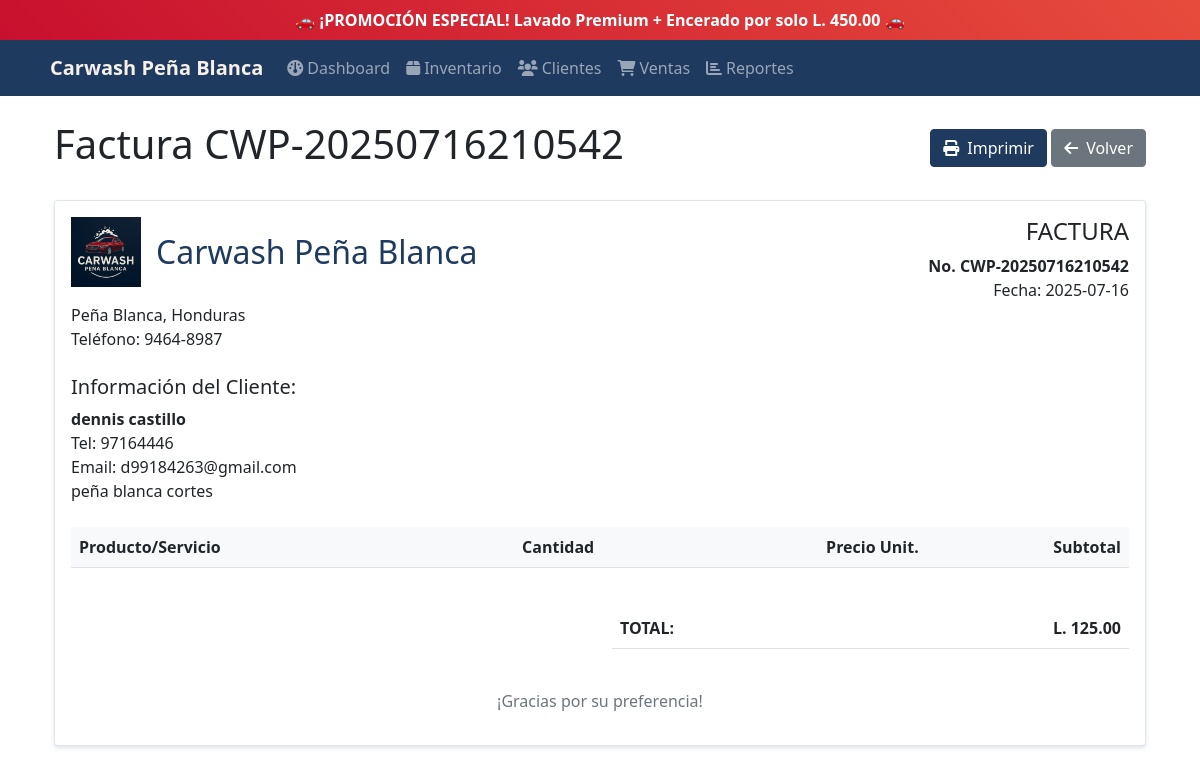
Page /sales/4/invoice (signed in) on the committed database.
### tables this page shows
CREATE TABLE sales (
            id INTEGER PRIMARY KEY AUTOINCREMENT,
            customer_id INTEGER,
            total REAL NOT NULL,
            tax REAL DEFAULT 0,
            discount REAL DEFAULT 0,
            payment_method TEXT,
            status TEXT DEFAULT 'completed',
            invoice_number TEXT UNIQUE,
            created_at TIMESTAMP DEFAULT CURRENT_TIMESTAMP,
            FOREIGN KEY (customer_id) REFERENCES customers (id)
        );

CREATE TABLE customers (
            id INTEGER PRIMARY KEY AUTOINCREMENT,
            name TEXT NOT NULL,
            phone TEXT,
            email TEXT,
            address TEXT,
            created_at TIMESTAMP DEFAULT CURRENT_TIMESTAMP
        );

### main.py (the view)
@app.route('/sales/<int:sale_id>/invoice')
@require_system_login()
def view_invoice(sale_id):
    conn = get_db_connection()
    sale = conn.execute("""
        SELECT s.*, c.name as customer_name, c.phone, c.email, c.address
        FROM sales s
        LEFT JOIN customers c ON s.customer_id = c.id
        WHERE s.id = ?
    """, (sale_id,)).fetchone()
    items = conn.execute("""
        SELECT si.*, p.name as product_name
        FROM sale_items si
        JOIN products p ON si.product_id = p.id
        WHERE si.sale_id = ?
    """, (sale_id,)).fetchall()
    conn.close()
    return render_template('invoice.html', sale=sale, items=items)

### main.py (called while the page is built)
def get_db_connection():
    conn = sqlite3.connect('carwash.db')
    conn.row_factory = sqlite3.Row
    return conn

def require_system_login():
    def decorator(f):
        @wraps(f)
        def decorated_function(*args, **kwargs):
            if not session.get('system_logged_in'):
                return redirect(url_for('system_login'))
            return f(*args, **kwargs)
        return decorated_function
    return decorator

### templates/invoice.html (shortened to what this page needs)
{% extends "base.html" %}
{% block content %}
<div class="row">
    <div class="col-12">
        <div class="d-flex justify-content-between align-items-center mb-4">
            <h1>Factura {{ sale.invoice_number }}</h1>
            <div>
                <button onclick="window.print()" class="btn btn-primary">
                    <i class="fas fa-print me-2"></i>Imprimir
                </button>
                <a href="{{ url_for('sales') }}" class="btn btn-secondary">
                    <i class="fas fa-arrow-left me-2"></i>Volver
                </a>
            </div>
        </div>
    </div>
</div>
<div class="row" id="invoice">
    <div class="col-12">
        <div class="card">
            <div class="card-body">
                <div class="row mb-4">
                    <div class="col-6">
                        <div class="d-flex align-items-center mb-3">
                            <img src="{{ url_for('static', filename='IMG-20250624-WA0043_1752632246954.jpg') }}"
                                 alt="Carwash Peña Blanca Logo"
                                 style="width: 70px; height: 70px; object-fit: contain; margin-right: 15px;">
                            <div>
                                <h2 class="text-primary mb-0">Carwash Peña Blanca</h2>
                            </div>
                        </div>
                        <p class="mb-0">Peña Blanca, Honduras</p>
                        <p class="mb-0">Teléfono: 9464-8987</p>
                    </div>
                    <div class="col-6 text-end">
                        <h4>FACTURA</h4>
                        <p class="mb-0"><strong>No. {{ sale.invoice_number }}</strong></p>
                        <p class="mb-0">Fecha: {{ sale.created_at[:10] }}</p>
                    </div>
                </div>
                <div class="row mb-4">
                    <div class="col-6">
                        <h5>Información del Cliente:</h5>
                        <p class="mb-0"><strong>{{ sale.customer_name or 'Cliente General' }}</strong></p>
                        {% if sale.phone %}
                        <p class="mb-0">Tel: {{ sale.phone }}</p>
                        {% endif %}
                        {% if sale.email %}
                        <p class="mb-0">Email: {{ sale.email }}</p>
                        {% endif %}
                        {% if sale.address %}
                        <p class="mb-0">{{ sale.address }}</p>
                        {% endif %}
                    </div>
                </div>
                <div class="table-responsive mb-4">
                    <table class="table table-striped">
                        <thead>
                            <tr>
                                <th>Producto/Servicio</th>
                                <th class="text-center">Cantidad</th>
                                <th class="text-end">Precio Unit.</th>
                                <th class="text-end">Subtotal</th>
                            </tr>
                        </thead>
                    </table>
                </div>
                <div class="row">
                    <div class="col-6"></div>
                    <div class="col-6">
                        <table class="table">
                            <tr>
                                <td><strong>TOTAL:</strong></td>
                                <td class="text-end"><strong>L. {{ "{:,.2f}".format(sale.total) }}</strong></td>
                            </tr>
                        </table>
                    </div>
                </div>
                <div class="row mt-4">
                    <div class="col-12 text-center">
                        <p class="text-muted">¡Gracias por su preferencia!</p>
                    </div>
                </div>
            </div>
        </div>
    </div>
</div>
{% endblock %}

### templates/base.html (style rules this page uses)
:root { --primary-navy: #1e3a5f; --secondary-red: #c8102e; --accent-cream: #f5f0e8; --light-gray: #f8f9fa; }
.card { box-shadow: 0 0.125rem 0.25rem rgba(30, 58, 95, 0.15); border: 1px solid rgba(30, 58, 95, 0.125); }
.table th { background-color: var(--light-gray); }
.btn-primary { background-color: var(--primary-navy); border-color: var(--primary-navy); }
.text-primary { color: var(--primary-navy) !important; }

### rows in the picture
sales: invoice_number "CWP-20250716210542", created_at "2025-07-16", total "125.00"
customers: name "dennis castillo", phone "97164446", email "d99184263@gmail.com", address "peña blanca cortes"
